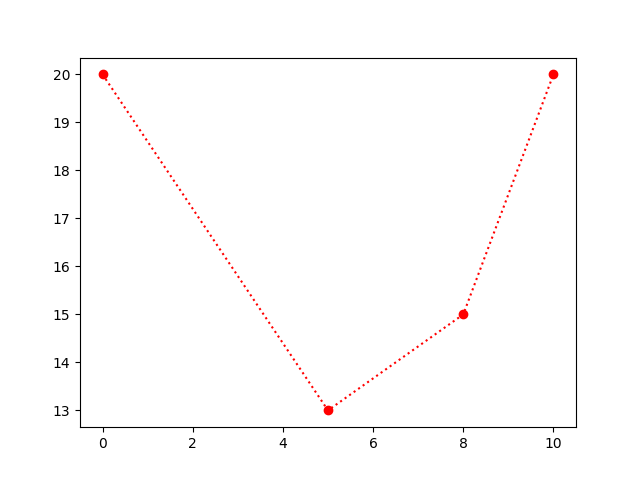

Write Python code to recreate this figure.
import matplotlib.pyplot as mp
import numpy as np
mp.plot(np.array([0,5,8,10]),np.array([20,13,15,20]),'o:r')
mp.show()
